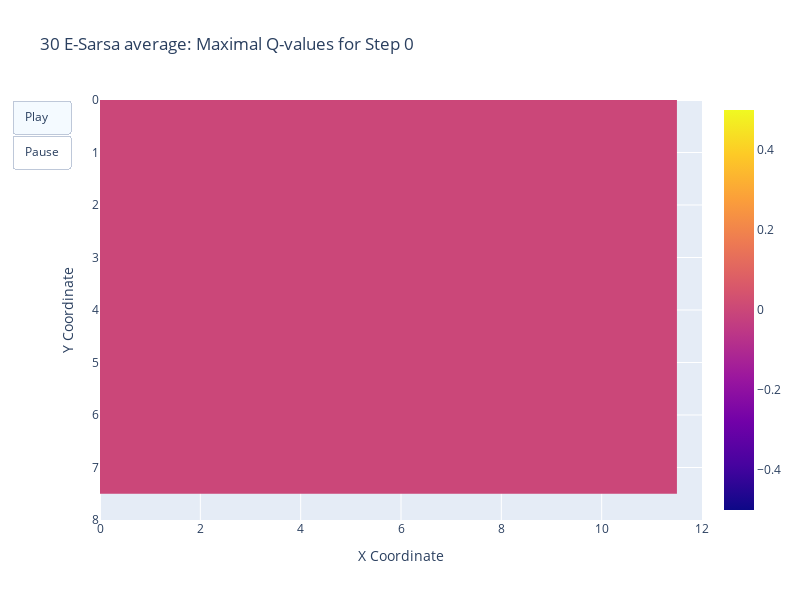

Notebook cell for this chart:
### Code cell
N_ENV = 30

key = random.PRNGKey(SEED)
keys = random.split(key, N_ENV)

all_obs, all_reward, all_done, all_q_values = parallel_rollout(
    keys, TIME_STEPS, N_ACTIONS, GRID_SIZE, N_ENV, v_policy, v_update, v_step, v_reset
)
animated_heatmap(jnp.mean(all_q_values, axis=-1), 
                 dims=jnp.asarray(GRID_SIZE), 
                 agent_name=f"{N_ENV} E-Sarsa average", 
                 sample_freq=1000, 
                 log_scale=False)

### Figure 1 — Plotly figure (JSON) as saved in the notebook; plotly's stock layout.template omitted (floating-point values rounded to 4 significant figures)
{"data": [{"type": "heatmap", "z": [[0, 0, 0, 0, 0, 0, 0, 0, 0, 0, 0, 0], [0, 0, 0, 0, 0, 0, 0, 0, 0, 0, 0, 0], [0, 0, 0, 0, 0, 0, 0, 0, 0, 0, 0, 0], [0, 0, 0, 0, 0, 0, 0, 0, 0, 0, 0, 0], [0, 0, 0, 0, 0, 0, 0, 0, 0, 0, 0, 0], [0, 0, 0, 0, 0, 0, 0, 0, 0, 0, 0, 0], [0, 0, 0, 0, 0, 0, 0, 0, 0, 0, 0, 0], [0, 0, 0, 0, 0, 0, 0, 0, 0, 0, 0, 0]]}], "layout": {"height": 600, "title": {"text": "30 E-Sarsa average: Maximal Q-values for Step 0"}, "updatemenus": [{"buttons": [{"args": [null, {"frame": {"duration": 50, "redraw": true}, "fromcurrent": true}], "label": "Play", "method": "animate"}, {"args": [[null], {"frame": {"duration": 0, "redraw": false}}], "label": "Pause", "method": "relayout"}], "type": "buttons"}], "width": 800, "xaxis": {"range": [0, 12], "title": {"text": "X Coordinate"}}, "yaxis": {"autorange": false, "range": [8, 0], "title": {"text": "Y Coordinate"}}}}
